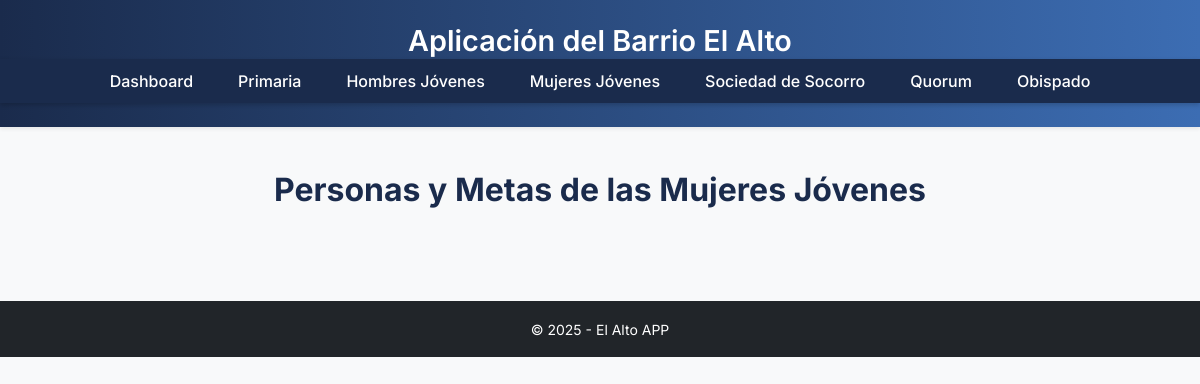
Before: /mjovenes/ with the older database file.
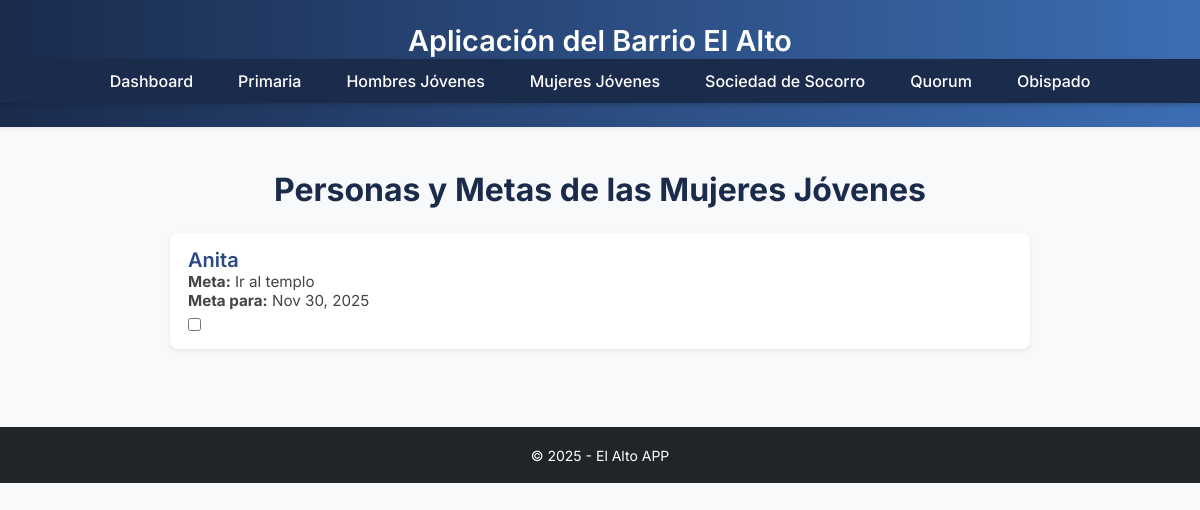
After: the same page with the newer database file.
### barrio/models.py (models this page shows, shortened)
class ObraMisional(models.Model):
    ORGANIZACIONES = [
        ("QUORUM", "Quórum de Élderes"),
        ("SOCSOC", "Sociedad de Socorro"),
        ("HOMBRES", "Hombres Jóvenes"),
        ("MUJERES", "Mujeres Jóvenes"),
        ("PRIMARIA", "Primaria"),
    ]
    CONDICIONES = [
        ("MENOS_ACTIVOS", "Menos activos"),
        ("ACTIVOS", "Activos"),
        ("CONVERSOS", "Conversos"),
        ("INVESTIGADORES", "Investigadores"),
    ]
    ORDENANZAS = [
        ("BAUTISMO", "Bautismo"),
        ("INVESTIDURA", "Investidura"),
        ("SELLAMIENTO", "Sellamiento"),
    ]
    organizacion = models.CharField(max_length=20, choices=ORGANIZACIONES, null=True, blank=True)
    condicion_actual = models.CharField(max_length=20, choices=CONDICIONES, null=True, blank=True)
    nombre = models.CharField(max_length=120, null=True, blank=True)
    meta = models.CharField(max_length=50, null=True, blank=True)
    ordenanza_faltante = models.CharField(max_length=50, choices=ORDENANZAS, null=True, blank=True)
    fecha_meta = models.DateField(null=True, blank=True)
    done = models.BooleanField(default=False)

### barrio/views.py (the view)
# urls.py: path('mjovenes/', views.mjovenes, name='mjovenes'),
def mjovenes(request):
    obras = ObraMisional.objects.filter(organizacion='MUJERES')
    return render(request, 'mjovenes.html', {'obras': obras})

### barrio/templates/mjovenes.html (shortened to what this page needs)
{% extends "base.html" %}
{% block content %}
<div class="container-custom mt-4">
    <h2 class="text-center mb-4">Personas y Metas de las Mujeres Jóvenes</h2>
    {% for item in obras %}
    <div class="persona-item shadow-sm">
        <div class="persona-nombre">{{ item.nombre }}</div>
        {% if item.meta %}
        <div class="persona-fecha">
            <strong>Meta:</strong> {{ item.meta }}
        </div>
        {% endif %}
        <div class="persona-fecha">
            <strong>Meta para:</strong> {{ item.fecha_meta|date:"M d, Y" }}
        </div>
<form method="POST" action="{% url 'marcar_completado' item.id %}" class="d-inline">
    <input
        type="checkbox"
        name="done"
        onchange="this.form.submit()"
    >
</form>
    </div>
    {% endfor %}
{% endblock %}

Changed rows visible on the page:
added ObraMisional: nombre "Anita", meta "Ir al templo", fecha_meta "Nov 30, 2025"
